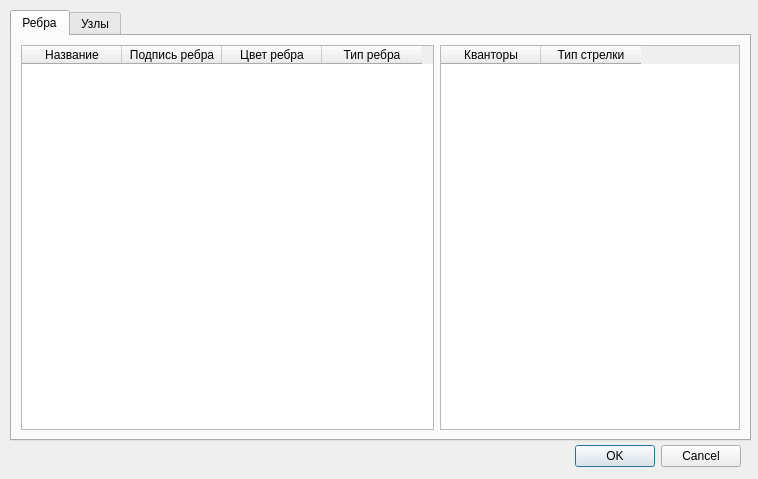
<?xml version="1.0" encoding="UTF-8"?>
<ui version="4.0">
 <class>importform</class>
 <widget class="QDialog" name="importform">
  <property name="geometry">
   <rect>
    <x>0</x>
    <y>0</y>
    <width>758</width>
    <height>479</height>
   </rect>
  </property>
  <property name="windowTitle">
   <string>Dialog</string>
  </property>
  <widget class="QDialogButtonBox" name="buttonBox">
   <property name="geometry">
    <rect>
     <x>400</x>
     <y>440</y>
     <width>341</width>
     <height>32</height>
    </rect>
   </property>
   <property name="orientation">
    <enum>Qt::Horizontal</enum>
   </property>
   <property name="standardButtons">
    <set>QDialogButtonBox::Cancel|QDialogButtonBox::Ok</set>
   </property>
  </widget>
  <widget class="QTabWidget" name="tabWidget">
   <property name="geometry">
    <rect>
     <x>10</x>
     <y>10</y>
     <width>741</width>
     <height>431</height>
    </rect>
   </property>
   <property name="currentIndex">
    <number>0</number>
   </property>
   <property name="elideMode">
    <enum>Qt::ElideRight</enum>
   </property>
   <widget class="QWidget" name="tab">
    <attribute name="title">
     <string>Ребра</string>
    </attribute>
    <layout class="QGridLayout" name="gridLayout_2">
     <item row="0" column="0">
      <widget class="QTableWidget" name="edgestable">
       <column>
        <property name="text">
         <string>Название</string>
        </property>
       </column>
       <column>
        <property name="text">
         <string>Подпись ребра</string>
        </property>
       </column>
       <column>
        <property name="text">
         <string>Цвет ребра</string>
        </property>
       </column>
       <column>
        <property name="text">
         <string>Тип ребра</string>
        </property>
       </column>
      </widget>
     </item>
     <item row="0" column="1">
      <widget class="QTableWidget" name="quant_widget">
       <property name="maximumSize">
        <size>
         <width>300</width>
         <height>16777215</height>
        </size>
       </property>
       <column>
        <property name="text">
         <string>Кванторы</string>
        </property>
       </column>
       <column>
        <property name="text">
         <string>Тип стрелки</string>
        </property>
       </column>
      </widget>
     </item>
    </layout>
   </widget>
   <widget class="QWidget" name="tab_2">
    <attribute name="title">
     <string>Узлы</string>
    </attribute>
    <layout class="QGridLayout" name="gridLayout">
     <item row="0" column="0">
      <widget class="QTableWidget" name="nodestable">
       <attribute name="horizontalHeaderCascadingSectionResizes">
        <bool>true</bool>
       </attribute>
       <attribute name="verticalHeaderCascadingSectionResizes">
        <bool>false</bool>
       </attribute>
       <column>
        <property name="text">
         <string>Наименование</string>
        </property>
       </column>
       <column>
        <property name="text">
         <string>Представление</string>
        </property>
       </column>
       <column>
        <property name="text">
         <string>Цвет рамки</string>
        </property>
       </column>
       <column>
        <property name="text">
         <string>Цвет фона</string>
        </property>
       </column>
      </widget>
     </item>
    </layout>
   </widget>
  </widget>
 </widget>
 <resources/>
 <connections>
  <connection>
   <sender>buttonBox</sender>
   <signal>accepted()</signal>
   <receiver>importform</receiver>
   <slot>accept()</slot>
   <hints>
    <hint type="sourcelabel">
     <x>248</x>
     <y>254</y>
    </hint>
    <hint type="destinationlabel">
     <x>157</x>
     <y>274</y>
    </hint>
   </hints>
  </connection>
  <connection>
   <sender>buttonBox</sender>
   <signal>rejected()</signal>
   <receiver>importform</receiver>
   <slot>reject()</slot>
   <hints>
    <hint type="sourcelabel">
     <x>316</x>
     <y>260</y>
    </hint>
    <hint type="destinationlabel">
     <x>286</x>
     <y>274</y>
    </hint>
   </hints>
  </connection>
 </connections>
</ui>
